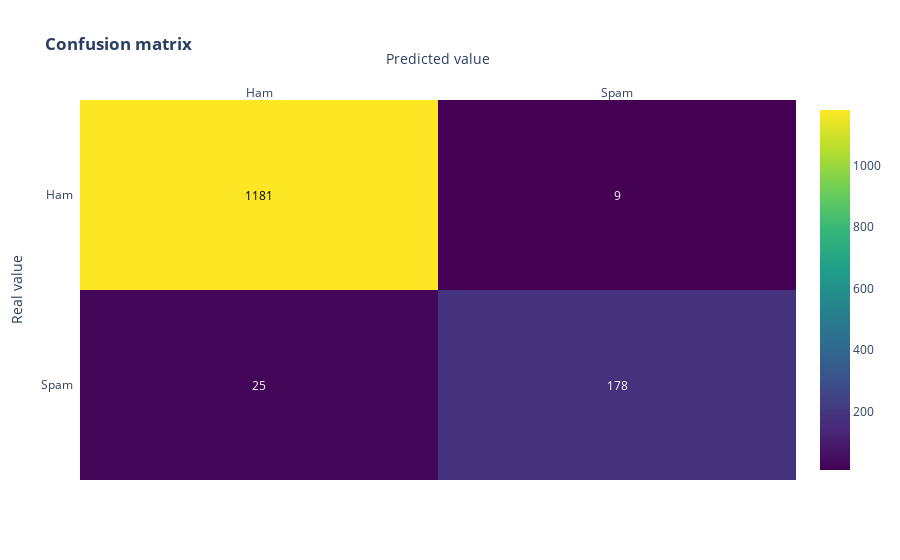

The code cell stored with this chart in its notebook:
### Code cell
from sklearn import metrics

y_preds = (model.predict(X_test) > 0.5).astype("int32")
conf_matrix(metrics.confusion_matrix(y_test, y_preds))

### Figure 1 — Plotly figure (JSON) as saved in the notebook; plotly's stock layout.template omitted (floating-point values rounded to 4 significant figures)
{"data": [{"colorscale": [[0, "#440154"], [0.1111, "#482878"], [0.2222, "#3e4989"], [0.3333, "#31688e"], [0.4444, "#26828e"], [0.5556, "#1f9e89"], [0.6667, "#35b779"], [0.7778, "#6ece58"], [0.8889, "#b5de2b"], [1, "#fde725"]], "reversescale": false, "showscale": true, "type": "heatmap", "x": ["Ham", "Spam"], "y": ["Spam", "Ham"], "z": [[25, 178], [1181, 9]]}], "layout": {"annotations": [{"font": {"color": "#FFFFFF"}, "showarrow": false, "text": "25", "x": "Ham", "xref": "x", "y": "Spam", "yref": "y"}, {"font": {"color": "#FFFFFF"}, "showarrow": false, "text": "178", "x": "Spam", "xref": "x", "y": "Spam", "yref": "y"}, {"font": {"color": "#000000"}, "showarrow": false, "text": "1181", "x": "Ham", "xref": "x", "y": "Ham", "yref": "y"}, {"font": {"color": "#FFFFFF"}, "showarrow": false, "text": "9", "x": "Spam", "xref": "x", "y": "Ham", "yref": "y"}], "title": {"text": "<b>Confusion matrix</b>"}, "xaxis": {"dtick": 1, "gridcolor": "rgb(0, 0, 0)", "side": "top", "ticks": "", "title": {"text": "Predicted value"}}, "yaxis": {"dtick": 1, "ticks": "", "ticksuffix": "  ", "title": {"text": "Real value"}}}}
